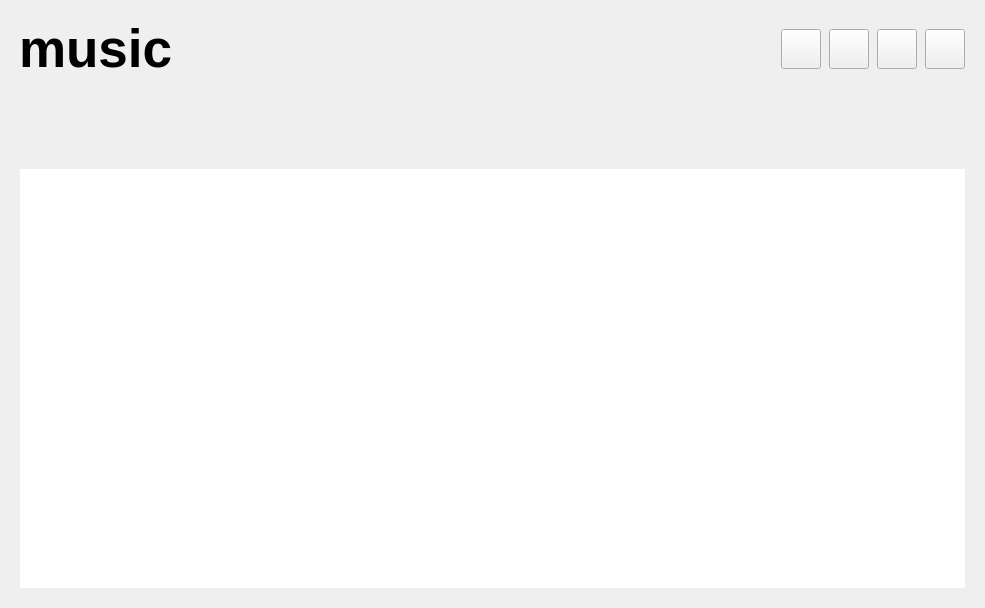
<?xml version="1.0" encoding="UTF-8"?>
<ui version="4.0">
 <class>ShowPage</class>
 <widget class="QWidget" name="ShowPage">
  <property name="geometry">
   <rect>
    <x>0</x>
    <y>0</y>
    <width>985</width>
    <height>608</height>
   </rect>
  </property>
  <property name="windowTitle">
   <string>Form</string>
  </property>
  <layout class="QVBoxLayout" name="verticalLayout" stretch="0,0,0,0,1">
   <property name="spacing">
    <number>0</number>
   </property>
   <property name="leftMargin">
    <number>10</number>
   </property>
   <property name="topMargin">
    <number>10</number>
   </property>
   <property name="rightMargin">
    <number>10</number>
   </property>
   <property name="bottomMargin">
    <number>10</number>
   </property>
   <item>
    <widget class="QWidget" name="widget" native="true">
     <layout class="QHBoxLayout" name="horizontalLayout" stretch="1,0,0,0,0">
      <property name="spacing">
       <number>8</number>
      </property>
      <property name="rightMargin">
       <number>10</number>
      </property>
      <item>
       <widget class="QLabel" name="showPage_Title">
        <property name="font">
         <font>
          <pointsize>40</pointsize>
          <bold>true</bold>
         </font>
        </property>
        <property name="text">
         <string>music</string>
        </property>
        <property name="alignment">
         <set>Qt::AlignmentFlag::AlignLeading|Qt::AlignmentFlag::AlignLeft|Qt::AlignmentFlag::AlignVCenter</set>
        </property>
       </widget>
      </item>
      <item>
       <widget class="QPushButton" name="ShowPage_btn_deleteMusic">
        <property name="minimumSize">
         <size>
          <width>40</width>
          <height>40</height>
         </size>
        </property>
        <property name="maximumSize">
         <size>
          <width>40</width>
          <height>40</height>
         </size>
        </property>
        <property name="cursor">
         <cursorShape>PointingHandCursor</cursorShape>
        </property>
        <property name="styleSheet">
         <string notr="true"/>
        </property>
        <property name="text">
         <string/>
        </property>
        <property name="checkable">
         <bool>true</bool>
        </property>
       </widget>
      </item>
      <item>
       <widget class="QPushButton" name="ShowPage_btn_dontdelete">
        <property name="minimumSize">
         <size>
          <width>40</width>
          <height>40</height>
         </size>
        </property>
        <property name="maximumSize">
         <size>
          <width>40</width>
          <height>40</height>
         </size>
        </property>
        <property name="cursor">
         <cursorShape>PointingHandCursor</cursorShape>
        </property>
        <property name="styleSheet">
         <string notr="true">QPushButton#ShowPage_btn_dontdelete{
	image: url(:/Dialog/res/wrong.svg);
}</string>
        </property>
        <property name="text">
         <string/>
        </property>
        <property name="checkable">
         <bool>true</bool>
        </property>
       </widget>
      </item>
      <item>
       <widget class="QPushButton" name="ShowPage_btn_manageMusic">
        <property name="minimumSize">
         <size>
          <width>40</width>
          <height>40</height>
         </size>
        </property>
        <property name="maximumSize">
         <size>
          <width>40</width>
          <height>40</height>
         </size>
        </property>
        <property name="cursor">
         <cursorShape>PointingHandCursor</cursorShape>
        </property>
        <property name="styleSheet">
         <string notr="true">QPushButton#ShowPage_btn_manageMusic{
	image: url(:/NormalPlayer/FileOperation/res/manage.svg);
}</string>
        </property>
        <property name="text">
         <string/>
        </property>
       </widget>
      </item>
      <item>
       <widget class="QPushButton" name="ShowPage_btn_addMusic">
        <property name="minimumSize">
         <size>
          <width>40</width>
          <height>40</height>
         </size>
        </property>
        <property name="maximumSize">
         <size>
          <width>40</width>
          <height>40</height>
         </size>
        </property>
        <property name="cursor">
         <cursorShape>PointingHandCursor</cursorShape>
        </property>
        <property name="styleSheet">
         <string notr="true">QPushButton#ShowPage_btn_addMusic{
	image: url(:/NormalPlayer/FileOperation/res/addFile.svg);
}</string>
        </property>
        <property name="text">
         <string/>
        </property>
       </widget>
      </item>
     </layout>
    </widget>
   </item>
   <item>
    <spacer name="verticalSpacer">
     <property name="orientation">
      <enum>Qt::Orientation::Vertical</enum>
     </property>
     <property name="sizeType">
      <enum>QSizePolicy::Policy::Fixed</enum>
     </property>
     <property name="sizeHint" stdset="0">
      <size>
       <width>20</width>
       <height>20</height>
      </size>
     </property>
    </spacer>
   </item>
   <item>
    <widget class="QLabel" name="label">
     <property name="font">
      <font>
       <pointsize>20</pointsize>
      </font>
     </property>
     <property name="text">
      <string/>
     </property>
     <property name="wordWrap">
      <bool>true</bool>
     </property>
    </widget>
   </item>
   <item>
    <spacer name="verticalSpacer_2">
     <property name="orientation">
      <enum>Qt::Orientation::Vertical</enum>
     </property>
     <property name="sizeType">
      <enum>QSizePolicy::Policy::Maximum</enum>
     </property>
     <property name="sizeHint" stdset="0">
      <size>
       <width>20</width>
       <height>20</height>
      </size>
     </property>
    </spacer>
   </item>
   <item>
    <widget class="QFrame" name="ShowPage_tableFrame">
     <property name="styleSheet">
      <string notr="true"/>
     </property>
     <property name="frameShape">
      <enum>QFrame::Shape::NoFrame</enum>
     </property>
     <property name="frameShadow">
      <enum>QFrame::Shadow::Plain</enum>
     </property>
     <property name="lineWidth">
      <number>0</number>
     </property>
     <layout class="QGridLayout" name="gridLayout">
      <property name="leftMargin">
       <number>10</number>
      </property>
      <property name="topMargin">
       <number>10</number>
      </property>
      <property name="rightMargin">
       <number>10</number>
      </property>
      <property name="bottomMargin">
       <number>10</number>
      </property>
      <property name="spacing">
       <number>0</number>
      </property>
      <item row="0" column="0">
       <widget class="QTableView" name="ShowPage_tableView">
        <property name="font">
         <font>
          <pointsize>12</pointsize>
         </font>
        </property>
        <property name="focusPolicy">
         <enum>Qt::FocusPolicy::NoFocus</enum>
        </property>
        <property name="layoutDirection">
         <enum>Qt::LayoutDirection::LeftToRight</enum>
        </property>
        <property name="autoFillBackground">
         <bool>false</bool>
        </property>
        <property name="frameShape">
         <enum>QFrame::Shape::NoFrame</enum>
        </property>
        <property name="frameShadow">
         <enum>QFrame::Shadow::Plain</enum>
        </property>
        <property name="lineWidth">
         <number>0</number>
        </property>
        <property name="midLineWidth">
         <number>0</number>
        </property>
        <property name="horizontalScrollBarPolicy">
         <enum>Qt::ScrollBarPolicy::ScrollBarAlwaysOff</enum>
        </property>
        <property name="editTriggers">
         <set>QAbstractItemView::EditTrigger::AnyKeyPressed|QAbstractItemView::EditTrigger::EditKeyPressed</set>
        </property>
        <property name="dragDropMode">
         <enum>QAbstractItemView::DragDropMode::NoDragDrop</enum>
        </property>
        <property name="alternatingRowColors">
         <bool>false</bool>
        </property>
        <property name="selectionMode">
         <enum>QAbstractItemView::SelectionMode::SingleSelection</enum>
        </property>
        <property name="selectionBehavior">
         <enum>QAbstractItemView::SelectionBehavior::SelectRows</enum>
        </property>
        <property name="horizontalScrollMode">
         <enum>QAbstractItemView::ScrollMode::ScrollPerPixel</enum>
        </property>
        <property name="showGrid">
         <bool>false</bool>
        </property>
        <property name="gridStyle">
         <enum>Qt::PenStyle::DotLine</enum>
        </property>
        <property name="sortingEnabled">
         <bool>true</bool>
        </property>
        <property name="wordWrap">
         <bool>false</bool>
        </property>
        <property name="cornerButtonEnabled">
         <bool>true</bool>
        </property>
        <attribute name="horizontalHeaderCascadingSectionResizes">
         <bool>true</bool>
        </attribute>
        <attribute name="horizontalHeaderHighlightSections">
         <bool>false</bool>
        </attribute>
        <attribute name="horizontalHeaderShowSortIndicator" stdset="0">
         <bool>false</bool>
        </attribute>
        <attribute name="horizontalHeaderStretchLastSection">
         <bool>true</bool>
        </attribute>
        <attribute name="verticalHeaderVisible">
         <bool>false</bool>
        </attribute>
        <attribute name="verticalHeaderHighlightSections">
         <bool>false</bool>
        </attribute>
       </widget>
      </item>
     </layout>
    </widget>
   </item>
  </layout>
 </widget>
 <resources/>
 <connections/>
</ui>
